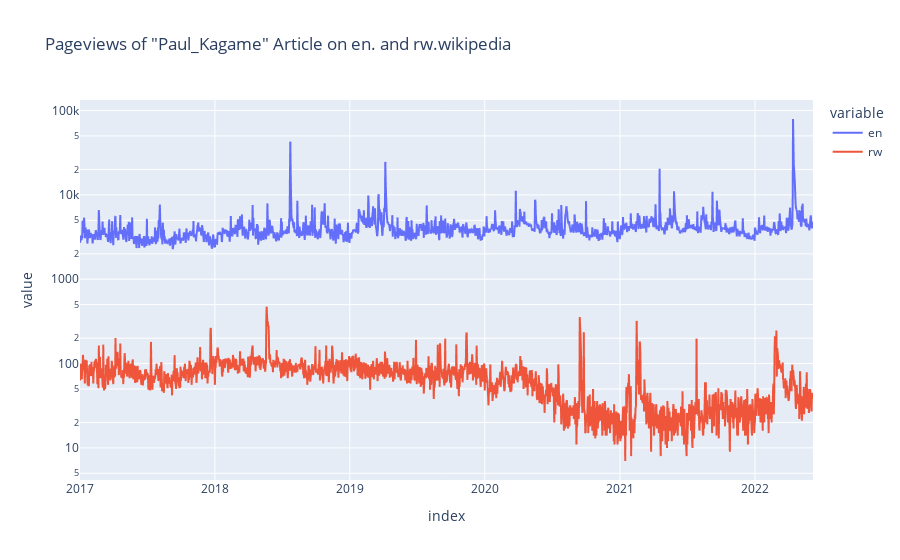

The cell this chart's notebook holds for it:
### Code cell
# plot the Paul_Kagame pageviews
fig = px.line(pk, y=['en', 'rw'], log_y=True,
              title='Pageviews of "Paul_Kagame" Article on en. and rw.wikipedia')
fig.update_layout(hovermode="x unified")
fig.show()

### Figure 1 — Plotly figure (JSON) as saved in the notebook; plotly's stock layout.template omitted (floating-point values rounded to 4 significant figures; data arrays with more than 128 entries replaced by an {"elided": "..."} marker saying what was removed)
{"data": [{"hovertemplate": "variable=en<br>index=%{x}<br>value=%{y}<extra></extra>", "legendgroup": "en", "line": {"color": "#636efa", "dash": "solid"}, "marker": {"symbol": "circle"}, "mode": "lines", "name": "en", "showlegend": true, "type": "scattergl", "x": {"elided": "1984 str values"}, "xaxis": "x", "y": {"elided": "1984 int values"}, "yaxis": "y"}, {"hovertemplate": "variable=rw<br>index=%{x}<br>value=%{y}<extra></extra>", "legendgroup": "rw", "line": {"color": "#EF553B", "dash": "solid"}, "marker": {"symbol": "circle"}, "mode": "lines", "name": "rw", "showlegend": true, "type": "scattergl", "x": {"elided": "1984 str values"}, "xaxis": "x", "y": {"elided": "1984 int values"}, "yaxis": "y"}], "layout": {"hovermode": "x unified", "legend": {"title": {"text": "variable"}, "tracegroupgap": 0}, "title": {"text": "Pageviews of \"Paul_Kagame\" Article on en. and rw.wikipedia"}, "xaxis": {"anchor": "y", "domain": [0, 1], "title": {"text": "index"}}, "yaxis": {"anchor": "x", "domain": [0, 1], "title": {"text": "value"}, "type": "log"}}}
